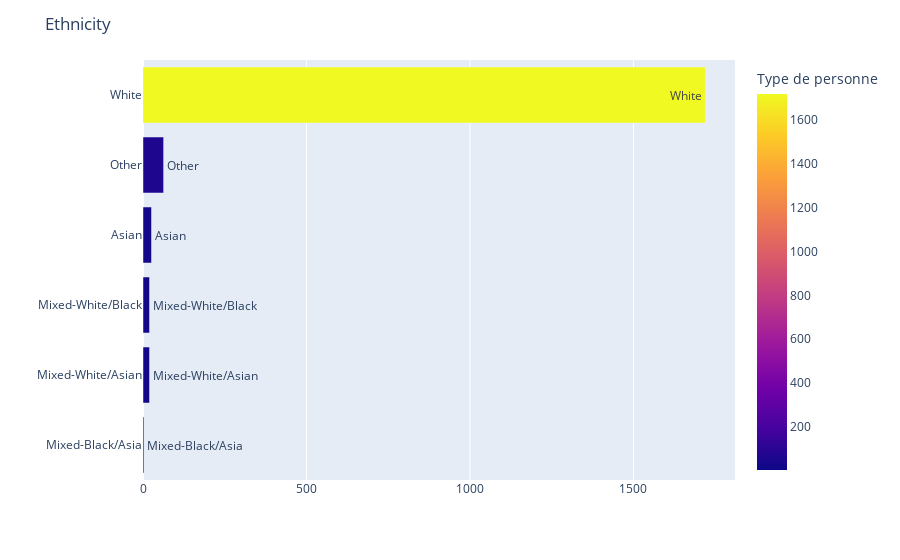

This figure's notebook cell:
### Code cell
classe = pd.DataFrame(df["Ethnicity"].value_counts())

classe.reset_index(inplace=True)

classe = classe.rename(columns = {'index':'Ethnicity', 'Ethnicity': "Type de personne"})


plot_hbar("Type de personne",'Ethnicity',classe)

### Figure 1 — Plotly figure (JSON) as saved in the notebook; plotly's stock layout.template omitted (floating-point values rounded to 4 significant figures)
{"data": [{"alignmentgroup": "True", "hovertemplate": "Type de personne=%{marker.color}<br>Ethnicity=%{text}<extra></extra>", "legendgroup": "", "marker": {"color": [1720, 63, 26, 20, 20, 3], "coloraxis": "coloraxis", "pattern": {"shape": ""}}, "name": "", "offsetgroup": "", "orientation": "h", "showlegend": false, "text": ["White", "Other", "Asian", "Mixed-White/Asian", "Mixed-White/Black", "Mixed-Black/Asia"], "textposition": "auto", "type": "bar", "x": [1720, 63, 26, 20, 20, 3], "xaxis": "x", "y": ["White", "Other", "Asian", "Mixed-White/Asian", "Mixed-White/Black", "Mixed-Black/Asia"], "yaxis": "y"}], "layout": {"autosize": true, "barmode": "relative", "coloraxis": {"colorbar": {"title": {"text": "Type de personne"}}, "colorscale": [[0, "#0d0887"], [0.1111, "#46039f"], [0.2222, "#7201a8"], [0.3333, "#9c179e"], [0.4444, "#bd3786"], [0.5556, "#d8576b"], [0.6667, "#ed7953"], [0.7778, "#fb9f3a"], [0.8889, "#fdca26"], [1, "#f0f921"]]}, "legend": {"tracegroupgap": 0}, "margin": {"t": 60}, "title": {"text": "Ethnicity"}, "uniformtext": {"minsize": 8, "mode": "hide"}, "xaxis": {"anchor": "y", "autorange": true, "domain": [0, 1], "range": [0, 1811.0], "title": {"text": ""}, "type": "linear"}, "yaxis": {"anchor": "x", "autorange": true, "categoryorder": "total ascending", "domain": [0, 1], "range": [-0.5, 5.5], "title": {"text": ""}, "type": "category"}}}
